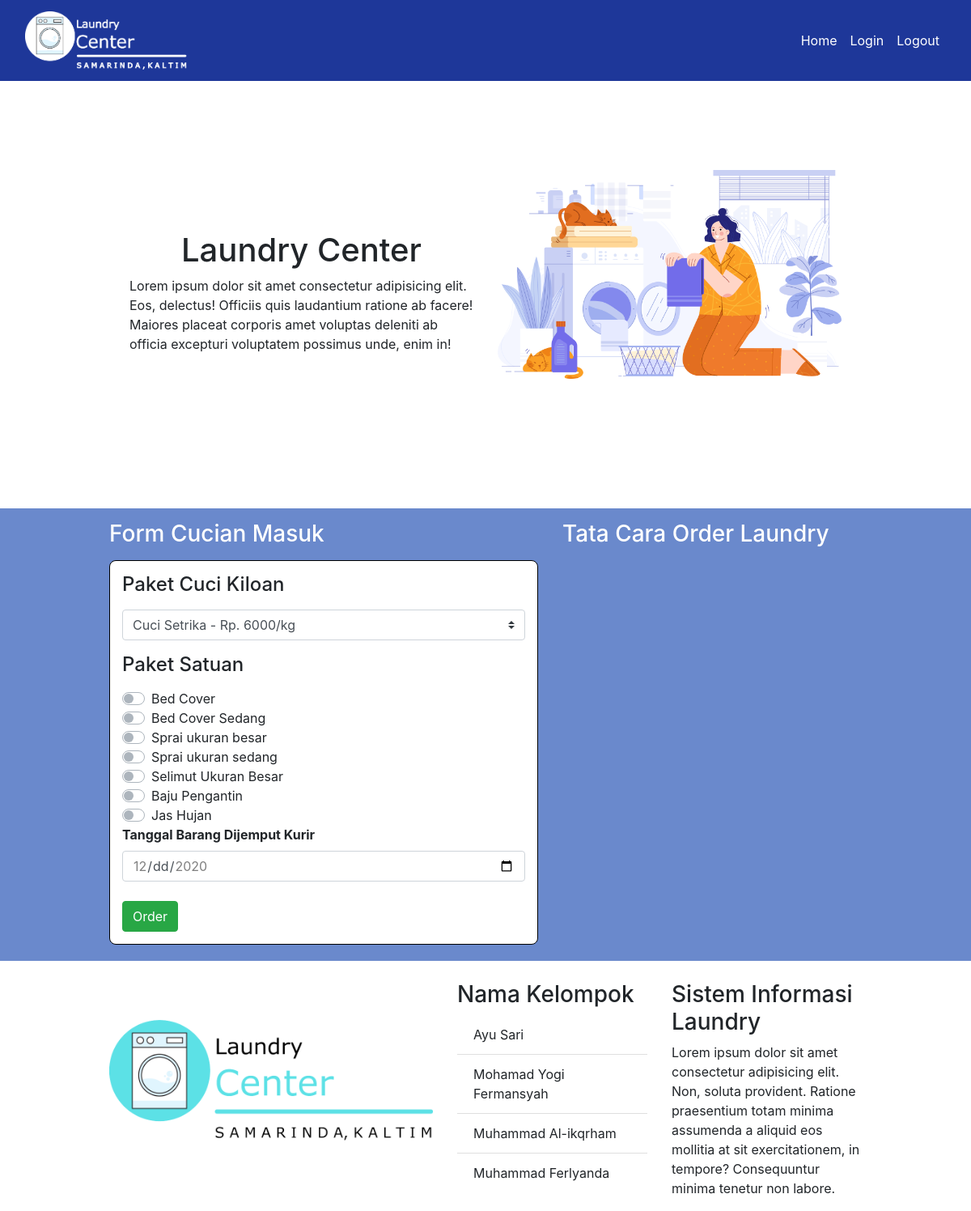
The page / on the database its author committed.
### tables this page shows
CREATE TABLE `paket` (
  `kode_jenis` int(11) NOT NULL,
  `nama_jenis` varchar(25) NOT NULL,
  `satuan` varchar(20) NOT NULL,
  `harga_jenis` int(20) NOT NULL
);

### index.php (the view, shortened to what this page needs)
<?php
include('config/koneksi.php');?>
<!DOCTYPE html>
<html lang="en">
<head>
  <link rel="stylesheet" href="https://cdn.jsdelivr.net/npm/bootstrap@4.5.3/dist/css/bootstrap.min.css">
  <link rel="stylesheet" href="asset/css/style.css">
</head>
<body>
  <nav class="navbar navbar-expand-lg navbar-light" style="background-color:#1e3799">
    <div class="container-fluid">
      <a class="navbar-brand" href="#">
        <img src="asset/image/logo_1.png" width="200">
      </a>
          <div class="kiri">
            <div class="collapse navbar-collapse" id="navbarNav">
              <ul class="navbar-nav kiri">
                <li class="nav-item active">
                  <a class="nav-link" href="#"><label class="warna">Home</label><span class="sr-only">(current)</span></a>
                </li>
                <li class="nav-item">
                  <a class="nav-link" href="login.php"><label class="warna">Login</label></a>
                </li>
                <li class="nav-item">
                  <a class="nav-link" href="logout.php"><label class="warna">Logout</label></a>
                </li>
              </ul>
            </div>
          </div>
    </div>
  </nav>
<div class="container">
  <section class="header">
    <div class="container-fluid enter-index">
      <div class="row">
        <div class="col">
          <div class="center">
            <h1 align="center">
              Laundry Center
            </h1>
            <p>
              Lorem ipsum dolor sit amet consectetur adipisicing elit. Eos, delectus! Officiis quis laudantium ratione ab facere! Maiores placeat corporis amet voluptas deleniti ab officia excepturi voluptatem possimus unde, enim in!
            </p>
          </div>
        </div>
        <div class="col">
            <img src="asset/image/clean.png" class="img-fluid" width="100%">
        </div>
      </div>
    </div>
  </section>
</div>
  <section class="konten">
    <div class="container">
      <div class="row">
        <div class="col-7">
          <h3 class="warna">Form Cucian Masuk</h3>
            <div class="box">
              <form action="tambah_transaksi.php" method="post" class="masukan">
                <label><h4>Paket Cuci Kiloan</h4></label>
                <br>
                  <div class="form-group">
                  <?php
                        $sql = "SELECT * FROM paket WHERE satuan = 'kg'";
                        $query = mysqli_query($koneksi,$sql);
                    ?>
                        <select id="" name= "jeniscucian" class="form-control custom-select" >
                        <?php
                        while($baris=mysqli_fetch_array($query))
                        {
                        ?>
                            <option  value="<?= $baris[0]?>"><?= $baris[1]." - Rp. ".$baris[3]."/".$baris[2]?></option>
                        <?php
                        }?>
                    </select>
                  </div>
                <label><h4>Paket Satuan</h4></label>
                <br>
                <?php $sql = "SELECT * FROM paket WHERE satuan = 'pcs'";
                        $query = mysqli_query($koneksi,$sql);
                        $nmr = 1;
                        while($baris=mysqli_fetch_array($query))
                        {
                        ?>
                      <div class="custom-control custom-switch">
                        <label class="custom-control-label" for="customSwitch<?=$nmr?>"><?= $baris[1]?></label>
                      </div>
                        <?php
                         $nmr++;
                        }
                        ?>
                <label><b>Tanggal Barang Dijemput Kurir</b></label>
                <input type="date" name="tanggal" class="form-control" min="<?=date('Y-m-d')?>" max="<?=date('Y-m-d',strtotime('+5 days',strtotime(date('Y-m-d'))))?>">
                <br>
                <button type="submit" class="btn btn-success" name="order">Order</button>
              </form>
            </div>
        </div>
        <div class="col-5">
          <h3 class="warna">Tata Cara Order Laundry</h3>
        </div>
      </div>
    </div>
  </section>
  <footer>
    <div class="container">
      <div class="row">
        <div class="col">
          <br><br>
          <img src="asset/image/logo.png" width="400">
        </div>
        <div class="col">
        <h3>Nama Kelompok</h3>
          <ul class="list-group list-group-flush">
            <li class="list-group-item">Ayu Sari</li>
            <li class="list-group-item">Mohamad Yogi Fermansyah</li>
            <li class="list-group-item">Muhammad Al-ikqrham</li>
            <li class="list-group-item">Muhammad Ferlyanda</li>
          </ul>
        </div>
        <div class="col">
        <h3>Sistem Informasi Laundry</h3>
          <p>
            Lorem ipsum dolor sit amet consectetur adipisicing elit. Non, soluta provident. Ratione praesentium totam minima assumenda a aliquid eos mollitia at sit exercitationem, in tempore? Consequuntur minima tenetur non labore.
          </p>
        </div>
      </div>
    </div>
  <?php
  include('layout/kaki.php') ?>
  </body>
  </html>

### layout/kaki.php (shortened to what this page needs)
</body>
</html>

### asset/css/style.css (style rules this page uses)
body { margin: 0px; }
.container { width: 80%; overflow: hidden; margin: auto; }
.kiri { float: left; }
.navbar { height: 100px; }
.enter-index { margin-top: 100px; margin-bottom: 60px; }
.warna { color: white; margin: 15px 0; }
.header { margin: 10px; overflow: hidden; height: 100%; margin-bottom: 100px; }
.center { margin-top: 75px; }
.konten { width: 100%; height: 100%; background-color: #6a89cc; }
.box { width: 100%; height: auto; border-radius: 8px; border: solid 1px black; margin-bottom: 20px; background-color: white; }
.masukan { margin: 15px; }
footer { width: 100%; height: auto; margin-top: 25px; }

### rows shown on the page
paket: nama_jenis "Bed Cover"
paket: nama_jenis "Bed Cover Sedang"
paket: nama_jenis "Sprai ukuran besar"
paket: nama_jenis "Sprai ukuran sedang"
paket: nama_jenis "Selimut Ukuran Besar"
paket: nama_jenis "Baju Pengantin"
paket: nama_jenis "Jas Hujan"

### other values the page prints
form field jeniscucian "Cuci Setrika - Rp. 6000/kg"
